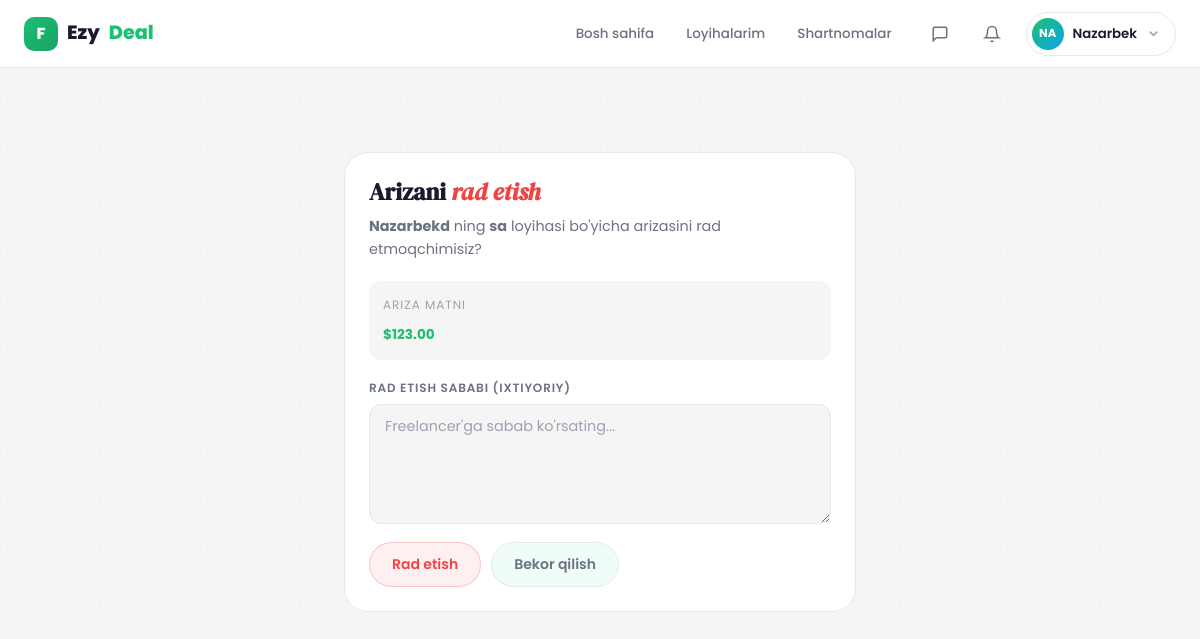
Screenshot of /bids/bid/1/reject/ (signed in) with the database file from the repository.
### Users/models.py (models this page shows, shortened)
class User(AbstractUser):
    ROLE_CHOICE = (
        (CLIENT, 'client'),
        (FREELANCER, 'freelancer'),
    )
    email = models.EmailField(unique=True)
    role = models.CharField(max_length=20, choices=ROLE_CHOICE)
    bio = models.TextField(blank=True, null=True)
    avatar = models.ImageField(upload_to='avatars/', blank=True, null=True)
    created_at = models.DateTimeField(auto_now_add=True)

### Bid/models.py (models this page shows, shortened)
class Bid(models.Model):
    STATUS_CHOICES = (
        (PENDING, "Pending"),
        (ACCEPTED, "Accepted"),
        (REJECTED, "Rejected"),
    )
    project = models.ForeignKey(
        Project,
        on_delete=models.CASCADE,
        related_name="bids"
    )
    freelancer = models.ForeignKey(
        settings.AUTH_USER_MODEL,
        on_delete=models.CASCADE,
        related_name="bids"
    )
    price = models.DecimalField(max_digits=12, decimal_places=2)
    xabar = models.TextField()
    attachment = models.FileField(upload_to='bids/', blank=True, null=True)
    delivery_days = models.PositiveIntegerField(default=7)
    status = models.CharField(
        max_length=20,
        choices=STATUS_CHOICES,
        default=PENDING
    )
    created_at = models.DateTimeField(auto_now_add=True)
    finished_at = models.DateTimeField(auto_now=True)
    class Meta:
        unique_together = ("project", "freelancer")
        ordering = ["-created_at"]

### Projects/models.py (models this page shows, shortened)
class Project(models.Model):
    WEB = "web"
    DESIGN = "design"
    MOBILE = "mobile"
    WRITING = "writing"
    DATA = "data"
    AI = "ai"
    CATEGORY_CHOICES = [
        (WEB, "Web Development"),
        (DESIGN, "Design"),
        (MOBILE, "Mobile Development"),
        (WRITING, "Content Writing"),
        (DATA, "Data Science"),
        (AI, "AI / ML"),
    ]
    OPEN = "open"
    IN_PROGRESS = "in_progress"
    COMPLETED = "completed"
    CANCELLED = "cancelled"
    STATUS_CHOICES = (
        (OPEN, "Open"),
        (IN_PROGRESS, "In Progress"),
        (COMPLETED, "Completed"),
        (CANCELLED, "Cancelled"),
    )
    FIXED = "fixed"
    HOURLY = "hourly"
    MILESTONE = "milestone"
    BUDGET_TYPE_CHOICES = [
        (FIXED, "Fixed"),
        (HOURLY, "Hourly"),
        (MILESTONE, "Milestone"),
    ]
    ENTRY = "entry"
    INTERMEDIATE = "intermediate"
    EXPERT = "expert"
    LEVEL_CHOICES = [
        (ENTRY, "Entry"),
        (INTERMEDIATE, "Intermediate"),
        (EXPERT, "Expert"),
    ]
    client = models.ForeignKey(
        settings.AUTH_USER_MODEL,
        on_delete=models.CASCADE,
        related_name="projects"
    )
    title = models.CharField(max_length=255)
    description = models.TextField()
    category = models.CharField(max_length=20, choices=CATEGORY_CHOICES)
    budget_type = models.CharField(max_length=20, choices=BUDGET_TYPE_CHOICES, default=FIXED)
    budget_min = models.DecimalField(max_digits=12, decimal_places=2, null=True, blank=True)
    budget_max = models.DecimalField(max_digits=12, decimal_places=2, null=True, blank=True)
    level = models.CharField(max_length=20, choices=LEVEL_CHOICES, default=INTERMEDIATE)
    skills = models.TextField(blank=True, null=True)
    deadline = models.DateField()
    status = models.CharField(max_length=20, choices=STATUS_CHOICES, default=OPEN)
    created_at = models.DateTimeField(auto_now_add=True)

### Bid/views.py (the view, shortened to what this page needs)
# urls.py: path('bid/<int:bid_id>/reject/', views.reject_bid, name='reject_bid'),
@login_required(login_url='login')
def reject_bid(request, bid_id):
    bid = get_object_or_404(Bid, id=bid_id)
    if request.user != bid.project.client:
        messages.error(request, "Ruxsat yo'q.")
        return redirect('project_detail', id=bid.project.pk)
    return render(request, 'reject_bid.html', {'bid': bid})

### Notifications/context_processors.py (called while the page is built)
def notifications_count(request):
    if request.user.is_authenticated:
        count = request.user.notifications.filter(is_read=False).count()
        recent = list(request.user.notifications.all()[:5])
        return {'unread_notifications': count, 'recent_notifications': recent}
    return {'unread_notifications': 0, 'recent_notifications': []}

### templates/reject_bid.html (shortened to what this page needs)
{% extends 'base.html' %}
{% block content %}
<div style="max-width:560px;margin:60px auto;padding:24px;">
  <div class="card">
    <h2 style="font-family:var(--serif);font-size:1.5rem;margin-bottom:8px;">Arizani <em style="color:var(--danger);font-style:italic;">rad etish</em></h2>
    <p style="color:var(--text2);font-size:.9rem;margin-bottom:20px;">
      <strong>{{ bid.freelancer.username }}</strong> ning <strong>{{ bid.project.title }}</strong> loyihasi bo'yicha arizasini rad etmoqchimisiz?
    </p>
    <div style="background:var(--bg);border-radius:var(--r);padding:14px;margin-bottom:18px;">
      <div style="font-size:.75rem;color:var(--text3);text-transform:uppercase;letter-spacing:.08em;margin-bottom:4px;">Ariza matni</div>
      <div style="margin-top:10px;font-size:.85rem;color:var(--accent);font-weight:700;">${{ bid.price }}</div>
    </div>
    <form method="POST">
      <div class="form-group" style="margin-bottom:18px;">
        <label class="form-label">Rad etish sababi (ixtiyoriy)</label>
        <textarea name="reason" class="form-input" rows="3" placeholder="Freelancer'ga sabab ko'rsating..."></textarea>
      </div>
      <div style="display:flex;gap:10px;">
        <button type="submit" class="btn btn-danger">Rad etish</button>
        <a href="{% url 'project_detail' bid.project.id %}" class="btn btn-ghost">Bekor qilish</a>
      </div>
    </form>
  </div>
</div>
{% endblock %}

### templates/base.html (shortened to what this page needs)
<!DOCTYPE html>
<html lang="uz">
<head>
</head>
<body>
<nav class="navbar">
    <div class="container">
        <a href="{% url 'logo_redirect' %}" class="nav-logo">
            <div class="logo-mark">F</div>
            Ezy<em>Deal</em>
        </a>
        <nav class="nav-links">
            {% if user.is_authenticated %}
                {% if user.role == 'freelancer' %}
                    <a href="{% url 'main_freelancer' %}" class="nav-link">Loyihalar</a>
                    <a href="{% url 'saved_projects' %}" class="nav-link">Saqlangan</a>
                    <a href="{% url 'freelancer_contract_list' %}" class="nav-link">Shartnomalar</a>
                {% else %}
                    <a href="{% url 'main_client' %}" class="nav-link">Bosh sahifa</a>
                    <a href="{% url 'myprojects' %}" class="nav-link">Loyihalarim</a>
                    <a href="{% url 'client_contract_list' %}" class="nav-link">Shartnomalar</a>
                {% endif %}
            {% else %}
                <a href="{% url 'login' %}" class="nav-link">Kirish</a>
            {% endif %}
        </nav>
        {% if user.is_authenticated %}
        <a href="{% url 'inbox' %}" class="nav-icon-btn" title="Xabarlar" style="position:relative;display:flex;align-items:center;justify-content:center;width:36px;height:36px;border-radius:50%;color:var(--text2);transition:var(--t);">
            <svg width="18" height="18" viewBox="0 0 24 24" fill="none" stroke="currentColor" stroke-width="2"><path d="M21 15a2 2 0 0 1-2 2H7l-4 4V5a2 2 0 0 1 2-2h14a2 2 0 0 1 2 2z"/></svg>
        </a>
        <a href="{% url 'notifications' %}" class="nav-icon-btn" title="Bildirishnomalar" style="position:relative;display:flex;align-items:center;justify-content:center;width:36px;height:36px;border-radius:50%;color:var(--text2);transition:var(--t);">
            <svg width="18" height="18" viewBox="0 0 24 24" fill="none" stroke="currentColor" stroke-width="2"><path d="M18 8A6 6 0 0 0 6 8c0 7-3 9-3 9h18s-3-2-3-9"/><path d="M13.73 21a2 2 0 0 1-3.46 0"/></svg>
        </a>
        <div class="profile-wrap">
            <div class="profile-btn">
                <div class="avatar">
                    {% if user.avatar %}
                        <img src="{{ user.avatar.url }}" alt="{{ user.username }}" style="width:100%;height:100%;object-fit:cover;border-radius:50%;">
                    {% else %}
                        {{ user.username|slice:":2"|upper }}
                    {% endif %}
                </div>
                <span class="uname">{{ user.username }}</span>
                <svg class="nav-icon chevron" viewBox="0 0 24 24" fill="none" stroke="currentColor" stroke-width="2.5">
                    <polyline points="6 9 12 15 18 9"/>
                </svg>
            </div>
        </div>
        {% else %}
        <a href="{% url 'register' %}" class="btn btn-primary btn-sm">Boshlash →</a>
        {% endif %}
    </div>
</nav>
<main class="main">
    {% block content %}{% endblock %}
</main>
</body>
</html>

### templates/base.html (style rules this page uses)
:root { --bg: #f5f5f5; --surface: #ffffff; --surface2: #f0fdf7; --border: #e8e8e8; --accent: #1DBF73; --accent-dk: #17a362; --accent-lt: #e8fdf3; --accent-glow: rgba(29,191,115,.25); --text: #1a1a2e; --text2: #6b7280; --text3: #9ca3af; --success: #1DBF73; --warning: #f59e0b; --danger: #ef4444; --info: #3b82f6; --r: 12px; --r2: 18px; --r3: 24px; --shadow-sm: 0 2px 8px rgba(0,0,0,.06); --shadow-md: 0 8px 32px rgba(0,0,0,.10); --shadow-lg: 0 20px 60px rgba(0,0,0,.13); --font: 'Poppins', sans-serif; --serif: 'DM Serif Display', serif; --ease: cubic-bezier(.4,0,.2,1); --spring: cubic-bezier(.34,1.56,.64,1); --t: .25s; }
*, *::before, *::after { box-sizing: border-box; margin: 0; padding: 0; }
html { scroll-behavior: smooth; }
body { font-family: var(--font); background: var(--bg); color: var(--text); line-height: 1.6; min-height: 100vh; -webkit-font-smoothing: antialiased; overflow-x: hidden; }
a { text-decoration: none; color: inherit; }
body::before { content: ''; position: fixed; inset: 0; background-image: linear-gradient(rgba(29,191,115,.03) 1px, transparent 1px), linear-gradient(90deg, rgba(29,191,115,.03) 1px, transparent 1px); background-size: 50px 50px; pointer-events: none; z-index: 0; }
h1,h2,h3,h4,h5 { line-height: 1.25; color: var(--text); }
.container { width: 100%; max-width: 1240px; margin-inline: auto; padding-inline: 24px; }
.main { padding-top: 68px; position: relative; z-index: 1; min-height: calc(100vh - 68px); }
.navbar { position: fixed; top: 0; left: 0; right: 0; z-index: 200; height: 68px; background: rgba(255,255,255,.93); backdrop-filter: blur(20px); border-bottom: 1px solid var(--border); display: flex; align-items: center; }
.navbar .container { display: flex; align-items: center; gap: 16px; height: 100%; }
.nav-logo { font-size: 1.2rem; font-weight: 800; color: var(--text); display: flex; align-items: center; gap: 9px; white-space: nowrap; flex-shrink: 0; }
.logo-mark { width: 34px; height: 34px; border-radius: 10px; background: linear-gradient(135deg, var(--accent), var(--accent-dk)); display: flex; align-items: center; justify-content: center; color: #fff; font-size: 1rem; font-weight: 800; }
.nav-logo em { color: var(--accent); font-style: normal; }
.nav-links { display: flex; align-items: center; gap: 4px; margin-left: auto; }
.nav-link { padding: 7px 14px; border-radius: 100px; font-size: .84rem; font-weight: 500; color: var(--text2); transition: var(--t); }
.profile-wrap { position: relative; flex-shrink: 0; }
.profile-btn { display: flex; align-items: center; gap: 9px; padding: 5px 14px 5px 5px; border: 1.5px solid var(--border); border-radius: 100px; background: var(--surface); cursor: pointer; transition: var(--t); }
.avatar { width: 32px; height: 32px; border-radius: 50%; background: linear-gradient(135deg, var(--accent), #0ea5e9); display: flex; align-items: center; justify-content: center; color: #fff; font-size: .72rem; font-weight: 700; flex-shrink: 0; }
.profile-btn .uname { font-size: .83rem; font-weight: 600; }
.profile-btn .chevron { color: var(--text3); transition: transform var(--t); }
.nav-icon { width: 15px; height: 15px; }
.btn { display: inline-flex; align-items: center; justify-content: center; gap: 8px; padding: 10px 22px; border-radius: 100px; font-family: var(--font); font-size: .875rem; font-weight: 600; border: none; cursor: pointer; transition: var(--t); position: relative; overflow: hidden; white-space: nowrap; }
.btn::after { content: ''; position: absolute; inset: 0; background: rgba(255,255,255,.15); opacity: 0; transition: opacity var(--t); }
.btn-ghost { background: var(--surface2); color: var(--text2); border: 1.5px solid var(--border); }
.btn-danger { background: rgba(239,68,68,.08); color: var(--danger); border: 1.5px solid rgba(239,68,68,.25); }
.card { background: var(--surface); border: 1.5px solid var(--border); border-radius: var(--r3); padding: 24px; transition: var(--t); }
.form-group { display: flex; flex-direction: column; gap: 7px; }
.form-label { font-size: .75rem; font-weight: 600; color: var(--text2); text-transform: uppercase; letter-spacing: .07em; }
.form-input { background: var(--bg); border: 1.5px solid var(--border); border-radius: var(--r); padding: 11px 15px; color: var(--text); font-family: var(--font); font-size: .9rem; outline: none; transition: var(--t); width: 100%; }
.form-input::placeholder { color: var(--text3); }
textarea.form-input { resize: vertical; min-height: 120px; }

### rows the page displays
User: username "NA", username "Nazarbek"
Bid: freelancer.username "Nazarbekd", project "sa", price "123.00"
